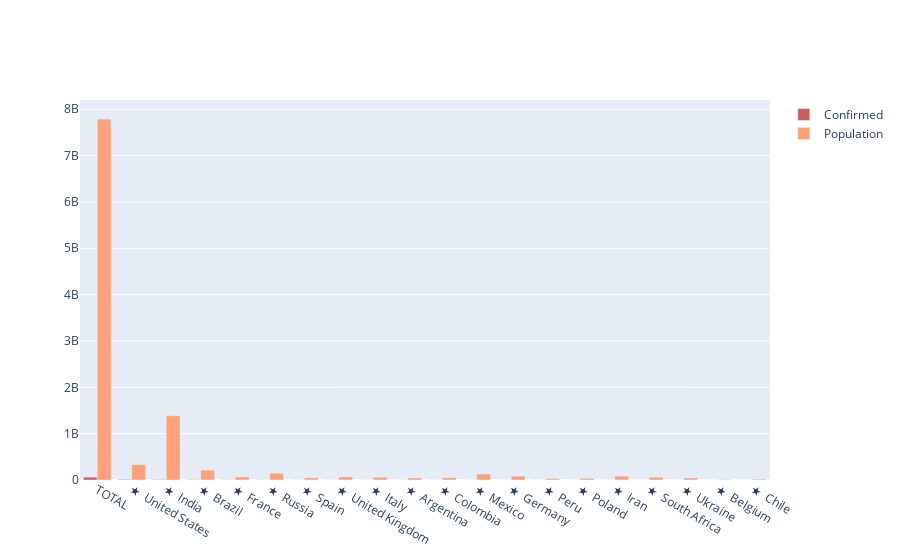

Notebook cell for this chart:
### Markdown cell above
#### lets explore the Confirmed cases in relation to total population

### Code cell
# lets visualize the confirmed case based in relation to total population

import plotly.graph_objects as go


# for grouped barplot using confirmed cases per country and population per country.

fig = go.Figure(data = [
go.Bar(
    x = world_df['Name'],
    y = world_df["Confirmed"].head(20),
    name = "Confirmed",
    marker_color = "indianred"
),
go.Bar(
    x = world_df['Name'],
    y = world_df['Population'].head(20),
    name = 'Population',
    marker_color = "lightsalmon"
)
])

# Here we modify the tickangle of the xaxis, resulting in rotated labels.
fig.update_layout(barmode='group')
fig.show()

### Figure 1 — Plotly figure (JSON) as saved in the notebook; plotly's stock layout.template omitted (floating-point values rounded to 4 significant figures; data arrays with more than 128 entries replaced by an {"elided": "..."} marker saying what was removed)
{"data": [{"marker": {"color": "indianred"}, "name": "Confirmed", "type": "bar", "x": {"elided": "220 str values"}, "y": [60649357, 13104592, 9266697, 6166606, 2170097, 2162503, 1605066, 1557007, 1480874, 1381795, 1270991, 1060152, 983731, 954459, 924422, 894385, 775502, 661858, 561803, 544092]}, {"marker": {"color": "lightsalmon"}, "name": "Population", "type": "bar", "x": {"elided": "220 str values"}, "y": ["7789595020", "331780397", "1385419430", "213164112", "65331590", "145959667", "46762073", "68028987", "60425953", "45361407", "51099166", "129473032", "83891567", "33154396", "37829891", "84420722", "59606287", "43627308", "11609863", "19181775"]}], "layout": {"barmode": "group"}}
